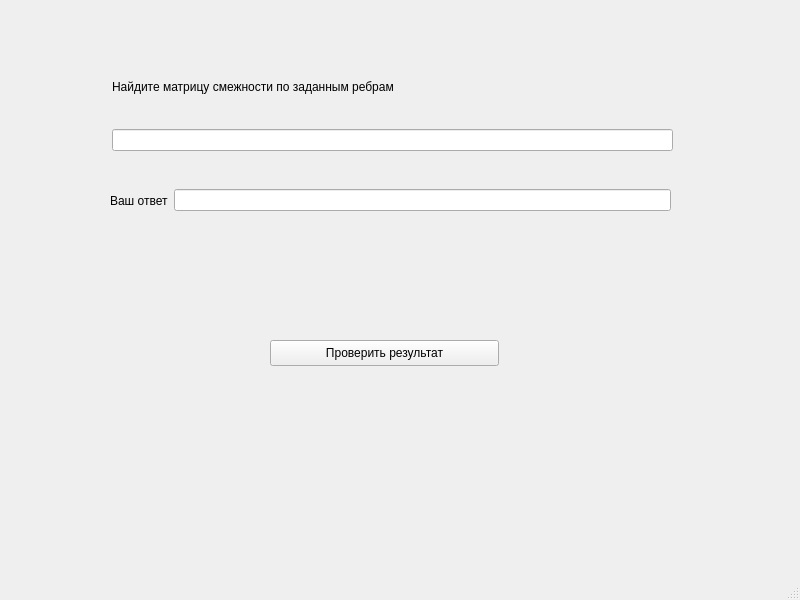
<?xml version="1.0" encoding="UTF-8"?>
<ui version="4.0">
 <class>task2</class>
 <widget class="QMainWindow" name="task2">
  <property name="geometry">
   <rect>
    <x>0</x>
    <y>0</y>
    <width>800</width>
    <height>600</height>
   </rect>
  </property>
  <property name="windowTitle">
   <string>MainWindow</string>
  </property>
  <widget class="QWidget" name="centralwidget">
   <widget class="QWidget" name="verticalLayoutWidget">
    <property name="geometry">
     <rect>
      <x>112</x>
      <y>50</y>
      <width>561</width>
      <height>101</height>
     </rect>
    </property>
    <layout class="QVBoxLayout" name="verticalLayout">
     <item>
      <widget class="QLabel" name="label">
       <property name="text">
        <string>Найдите матрицу смежности по заданным ребрам</string>
       </property>
      </widget>
     </item>
     <item>
      <widget class="QLineEdit" name="prufer"/>
     </item>
    </layout>
   </widget>
   <widget class="QWidget" name="horizontalLayoutWidget">
    <property name="geometry">
     <rect>
      <x>110</x>
      <y>180</y>
      <width>561</width>
      <height>41</height>
     </rect>
    </property>
    <layout class="QHBoxLayout" name="horizontalLayout">
     <item>
      <widget class="QLabel" name="label_2">
       <property name="text">
        <string>Ваш ответ</string>
       </property>
      </widget>
     </item>
     <item>
      <widget class="QLineEdit" name="lineEdit1"/>
     </item>
    </layout>
   </widget>
   <widget class="QPushButton" name="button_decode">
    <property name="geometry">
     <rect>
      <x>270</x>
      <y>340</y>
      <width>229</width>
      <height>26</height>
     </rect>
    </property>
    <property name="text">
     <string>Проверить результат</string>
    </property>
   </widget>
   <widget class="QLabel" name="result">
    <property name="geometry">
     <rect>
      <x>270</x>
      <y>240</y>
      <width>431</width>
      <height>61</height>
     </rect>
    </property>
    <property name="font">
     <font>
      <pointsize>24</pointsize>
      <bold>true</bold>
     </font>
    </property>
    <property name="text">
     <string/>
    </property>
   </widget>
  </widget>
  <widget class="QMenuBar" name="menubar">
   <property name="geometry">
    <rect>
     <x>0</x>
     <y>0</y>
     <width>800</width>
     <height>22</height>
    </rect>
   </property>
  </widget>
  <widget class="QStatusBar" name="statusbar"/>
 </widget>
 <resources/>
 <connections/>
</ui>
